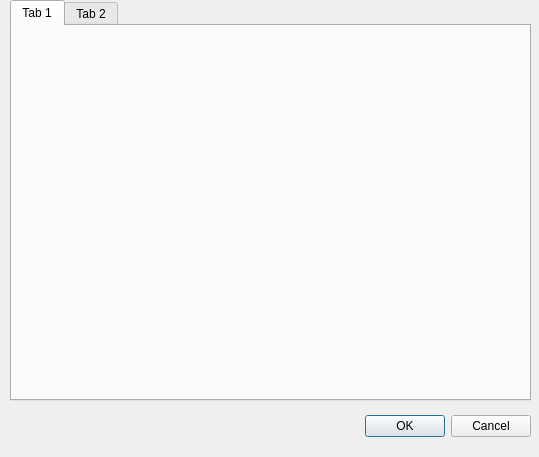
<?xml version="1.0" encoding="UTF-8"?>
<ui version="4.0">
 <class>Dialog</class>
 <widget class="QDialog" name="Dialog">
  <property name="geometry">
   <rect>
    <x>0</x>
    <y>0</y>
    <width>539</width>
    <height>457</height>
   </rect>
  </property>
  <property name="windowTitle">
   <string>Dialog</string>
  </property>
  <widget class="QDialogButtonBox" name="buttonBox">
   <property name="geometry">
    <rect>
     <x>190</x>
     <y>410</y>
     <width>341</width>
     <height>32</height>
    </rect>
   </property>
   <property name="orientation">
    <enum>Qt::Horizontal</enum>
   </property>
   <property name="standardButtons">
    <set>QDialogButtonBox::Cancel|QDialogButtonBox::Ok</set>
   </property>
  </widget>
  <widget class="QTabWidget" name="tabWidget">
   <property name="geometry">
    <rect>
     <x>10</x>
     <y>0</y>
     <width>521</width>
     <height>401</height>
    </rect>
   </property>
   <property name="currentIndex">
    <number>0</number>
   </property>
   <widget class="QWidget" name="tab">
    <attribute name="title">
     <string>Tab 1</string>
    </attribute>
   </widget>
   <widget class="QWidget" name="tab_2">
    <attribute name="title">
     <string>Tab 2</string>
    </attribute>
   </widget>
  </widget>
 </widget>
 <resources/>
 <connections>
  <connection>
   <sender>buttonBox</sender>
   <signal>accepted()</signal>
   <receiver>Dialog</receiver>
   <slot>accept()</slot>
   <hints>
    <hint type="sourcelabel">
     <x>248</x>
     <y>254</y>
    </hint>
    <hint type="destinationlabel">
     <x>157</x>
     <y>274</y>
    </hint>
   </hints>
  </connection>
  <connection>
   <sender>buttonBox</sender>
   <signal>rejected()</signal>
   <receiver>Dialog</receiver>
   <slot>reject()</slot>
   <hints>
    <hint type="sourcelabel">
     <x>316</x>
     <y>260</y>
    </hint>
    <hint type="destinationlabel">
     <x>286</x>
     <y>274</y>
    </hint>
   </hints>
  </connection>
 </connections>
</ui>
